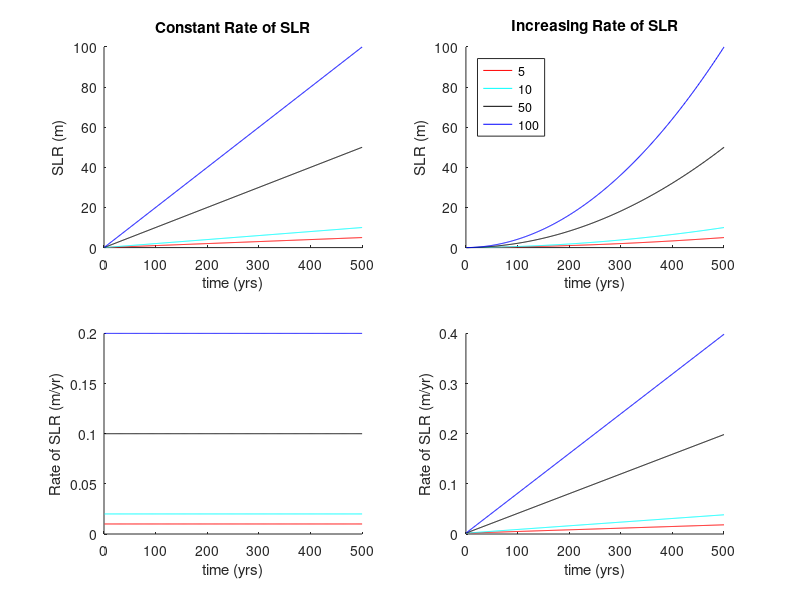

MATLAB code for this plot:
% plot sea level rise for longer timeline than 2100 using basic exponential
% after same amount of slr after 500 years
t = 1:500; % 500 years
colors = {'r','c','k','b'};

% increasing;  % increasing sea level rise scenarios (SERDP table 3.4)
a = 1.7e-3;

Bb(1) = 1.66e-5;     % Scenario 5
Bb(2) = 3.66e-5;   % Scenario 10
Bb(3) = 1.966e-4;  % Scenario 50
Bb(4) = 3.966e-4;  % Scenario 100

for k = 1:length(Bb)
SLR_i(k,:) = a*t+Bb(k).*t.^2;   % sea level rise
RSLR_i(k,:) = a+2*Bb(k).*t;     % rate of sea level rise
end

subplot(2,2,2)
hold on
for k = 1:4
plot(t,SLR_i(k,:),colors{k})
end
xlabel('time (yrs)')
ylabel('SLR (m)')
legend('5','10','50','100','location','northwest')
title('Increasing Rate of SLR')

subplot(2,2,4)
hold on
for k = 1:4
plot(t,RSLR_i(k,:),colors{k})
end
xlabel('time (yrs)')
ylabel('Rate of SLR (m/yr)')
%%

% constant;        % constant sea level rise scenarios
b=0.000; % If b=0 constant sea-level rise

Aa(1) = 0.01; % Scenario 5
Aa(2) = 0.02; % Scenario 10
Aa(3) = 0.1; % Scenario 50
Aa(4) = 0.2; % Scenario 100

for k = 1:length(Aa)
SLR_c(k,:) = Aa(k)*t+b.*t.^2;   % sea level rise
RSLR_c(k,:) = Aa(k)+2*b.*t;     % rate of sea level rise
end


subplot(2,2,1)
hold on
for k = 1:4
plot(t,SLR_c(k,:),colors{k})
end
xlabel('time (yrs)')
ylabel('SLR (m)')
% legend('0.5','1.0','1.5','2.0','location','northwest')
title('Constant Rate of SLR')

subplot(2,2,3)
hold on
for k = 1:4
plot(t,RSLR_c(k,:),colors{k})
end
xlabel('time (yrs)')
ylabel('Rate of SLR (m/yr)')

for k = 1:4
meanRSLR_i(k) = mean(RSLR_i(k,:));
meanRSLR_c(k) = mean(RSLR_c(k,:));
end

% figure()
% for k = 1:4
% scatter(t,RSLR_c(k,:),colors{k})
% end
% xlabel('time (yrs)')
% ylabel('Rate of SLR (m/yr)')


